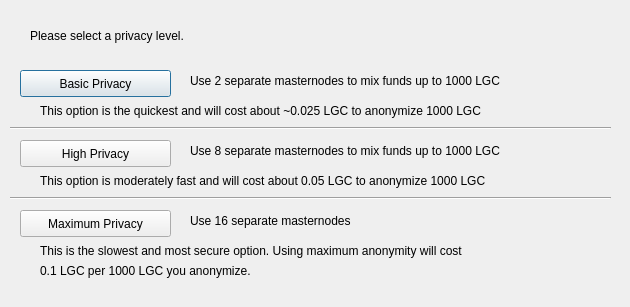
<?xml version="1.0" encoding="UTF-8"?>
<ui version="4.0">
 <class>DarksendConfig</class>
 <widget class="QDialog" name="DarksendConfig">
  <property name="geometry">
   <rect>
    <x>0</x>
    <y>0</y>
    <width>630</width>
    <height>307</height>
   </rect>
  </property>
  <property name="windowTitle">
   <string>Configure PrivateSend</string>
  </property>
  <widget class="QPushButton" name="buttonBasic">
   <property name="geometry">
    <rect>
     <x>20</x>
     <y>70</y>
     <width>151</width>
     <height>27</height>
    </rect>
   </property>
   <property name="text">
    <string>Basic Privacy</string>
   </property>
  </widget>
  <widget class="QPushButton" name="buttonHigh">
   <property name="geometry">
    <rect>
     <x>20</x>
     <y>140</y>
     <width>151</width>
     <height>27</height>
    </rect>
   </property>
   <property name="text">
    <string>High Privacy</string>
   </property>
  </widget>
  <widget class="QPushButton" name="buttonMax">
   <property name="geometry">
    <rect>
     <x>20</x>
     <y>210</y>
     <width>151</width>
     <height>27</height>
    </rect>
   </property>
   <property name="text">
    <string>Maximum Privacy</string>
   </property>
  </widget>
  <widget class="QLabel" name="label">
   <property name="geometry">
    <rect>
     <x>30</x>
     <y>20</y>
     <width>571</width>
     <height>31</height>
    </rect>
   </property>
   <property name="text">
    <string>Please select a privacy level.</string>
   </property>
  </widget>
  <widget class="QLabel" name="label_2">
   <property name="geometry">
    <rect>
     <x>190</x>
     <y>70</y>
     <width>421</width>
     <height>21</height>
    </rect>
   </property>
   <property name="text">
    <string>Use 2 separate masternodes to mix funds up to 1000 LGC</string>
   </property>
  </widget>
  <widget class="QLabel" name="label_3">
   <property name="geometry">
    <rect>
     <x>190</x>
     <y>140</y>
     <width>411</width>
     <height>21</height>
    </rect>
   </property>
   <property name="text">
    <string>Use 8 separate masternodes to mix funds up to 1000 LGC</string>
   </property>
  </widget>
  <widget class="QLabel" name="label_4">
   <property name="geometry">
    <rect>
     <x>190</x>
     <y>210</y>
     <width>421</width>
     <height>21</height>
    </rect>
   </property>
   <property name="text">
    <string>Use 16 separate masternodes</string>
   </property>
  </widget>
  <widget class="QLabel" name="label_6">
   <property name="geometry">
    <rect>
     <x>40</x>
     <y>100</y>
     <width>561</width>
     <height>21</height>
    </rect>
   </property>
   <property name="text">
    <string>This option is the quickest and will cost about ~0.025 LGC to anonymize 1000 LGC</string>
   </property>
  </widget>
  <widget class="QLabel" name="label_7">
   <property name="geometry">
    <rect>
     <x>40</x>
     <y>170</y>
     <width>561</width>
     <height>21</height>
    </rect>
   </property>
   <property name="text">
    <string>This option is moderately fast and will cost about 0.05 LGC to anonymize 1000 LGC</string>
   </property>
  </widget>
  <widget class="QLabel" name="label_8">
   <property name="geometry">
    <rect>
     <x>40</x>
     <y>240</y>
     <width>561</width>
     <height>21</height>
    </rect>
   </property>
   <property name="text">
    <string>This is the slowest and most secure option. Using maximum anonymity will cost</string>
   </property>
  </widget>
  <widget class="QLabel" name="label_9">
   <property name="geometry">
    <rect>
     <x>40</x>
     <y>260</y>
     <width>561</width>
     <height>21</height>
    </rect>
   </property>
   <property name="text">
    <string>0.1 LGC per 1000 LGC you anonymize.</string>
   </property>
  </widget>
  <widget class="Line" name="line">
   <property name="geometry">
    <rect>
     <x>10</x>
     <y>120</y>
     <width>601</width>
     <height>16</height>
    </rect>
   </property>
   <property name="orientation">
    <enum>Qt::Horizontal</enum>
   </property>
  </widget>
  <widget class="Line" name="line_2">
   <property name="geometry">
    <rect>
     <x>10</x>
     <y>190</y>
     <width>601</width>
     <height>16</height>
    </rect>
   </property>
   <property name="orientation">
    <enum>Qt::Horizontal</enum>
   </property>
  </widget>
 </widget>
 <resources/>
 <connections/>
</ui>
